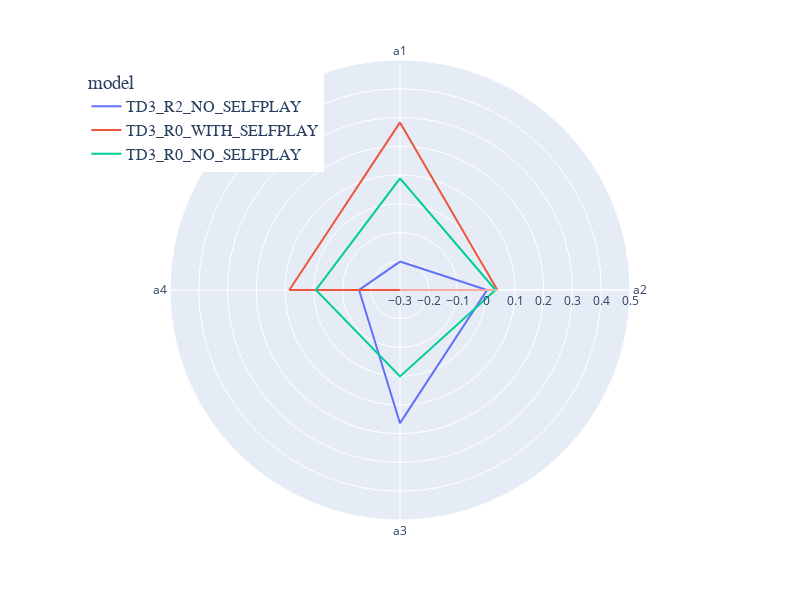

The code cell stored with this chart in its notebook:
### Code cell
models_to_include = ["TD3_R0_WITH_SELFPLAY", "TD3_R0_NO_SELFPLAY", "PPO_R0_NO_SELFPLAY", "GSDE_PPO_R0"]

models_to_include = ["TD3_R0_WITH_SELFPLAY", "TD3_R0_NO_SELFPLAY", "TD3_R2_NO_SELFPLAY"]

#models_to_include = ["PPO_R0_NO_SELFPLAY", "GSDE_PPO_R0"]


for opp in df["opponent"].unique():

    df_mean = df[["action_space", "model", "opponent"]].copy()
    df_mean = df_mean[df_mean["model"].isin(models_to_include)]
    df_mean = df_mean[df_mean["opponent"] == opp]
    #df_mean.rename(columns={"model": "Model"}, inplace=True)

    def convert_helper(action_space):
        action_space = [list(a) for a in action_space]
        action_space = np.array(action_space)
        action_mean = list(action_space.mean(axis=0))
        return action_mean

    df_mean["action_space"] = df_mean["action_space"].apply(convert_helper)
    # make every entry of action space an own column
    #df_mean = pd.DataFrame(df_mean["action_space"].to_list(), index=df_mean.index)
    name1 = "ppo"
    name2 = "td3"
    #df_mean["Model"] = [name1, name2]
    df_mean = df_mean.explode("action_space")
    unique_models = len(df_mean["model"].unique())
    df_mean["theta"] = ["a1", "a2", "a3", "a4"]*int(unique_models)
    # plot more df in one plot
    fig = px.line_polar(df_mean, r='action_space', theta='theta', color="model", line_close=True, range_r=[-0.3,0.5])
    # change figsize
    fig.update_layout(
        autosize=False,
        width=800,
        height=600,
    )
    # make legend bigger
    fig.update_layout(legend=dict(
        yanchor="top",
        y=0.99,
        xanchor="left",
        x=0.01,
    ))
    fig.update_layout(legend = dict(font = dict(family = "Courier", size = 16)))
    
    fig.show()
    # save fig
    #fig.savefig(f"Action_space_ppo.png", dpi=300)
    fig.write_image(f"Action_space_td3.png", format="png")

### Figure 1 — Plotly figure (JSON) as saved in the notebook; plotly's stock layout.template omitted (floating-point values rounded to 4 significant figures)
{"data": [{"hovertemplate": "model=TD3_R2_NO_SELFPLAY<br>action_space=%{r}<br>theta=%{theta}<extra></extra>", "legendgroup": "TD3_R2_NO_SELFPLAY", "line": {"color": "#636efa", "dash": "solid"}, "marker": {"symbol": "circle"}, "mode": "lines", "name": "TD3_R2_NO_SELFPLAY", "r": [-0.2011, 0.002775, 0.1632, -0.1576, -0.2011], "showlegend": true, "subplot": "polar", "theta": ["a1", "a2", "a3", "a4", "a1"], "type": "scatterpolar"}, {"hovertemplate": "model=TD3_R0_WITH_SELFPLAY<br>action_space=%{r}<br>theta=%{theta}<extra></extra>", "legendgroup": "TD3_R0_WITH_SELFPLAY", "line": {"color": "#EF553B", "dash": "solid"}, "marker": {"symbol": "circle"}, "mode": "lines", "name": "TD3_R0_WITH_SELFPLAY", "r": [0.2829, 0.03856, -0.3801, 0.08498, 0.2829], "showlegend": true, "subplot": "polar", "theta": ["a1", "a2", "a3", "a4", "a1"], "type": "scatterpolar"}, {"hovertemplate": "model=TD3_R0_NO_SELFPLAY<br>action_space=%{r}<br>theta=%{theta}<extra></extra>", "legendgroup": "TD3_R0_NO_SELFPLAY", "line": {"color": "#00cc96", "dash": "solid"}, "marker": {"symbol": "circle"}, "mode": "lines", "name": "TD3_R0_NO_SELFPLAY", "r": [0.0884, 0.03239, 0.0005607, -0.007472, 0.0884], "showlegend": true, "subplot": "polar", "theta": ["a1", "a2", "a3", "a4", "a1"], "type": "scatterpolar"}], "layout": {"autosize": false, "height": 600, "legend": {"font": {"family": "Courier", "size": 16}, "title": {"text": "model"}, "tracegroupgap": 0, "x": 0.01, "xanchor": "left", "y": 0.99, "yanchor": "top"}, "margin": {"t": 60}, "polar": {"angularaxis": {"direction": "clockwise", "rotation": 90}, "domain": {"x": [0, 1], "y": [0, 1]}, "radialaxis": {"range": [-0.3, 0.5]}}, "width": 800}}
